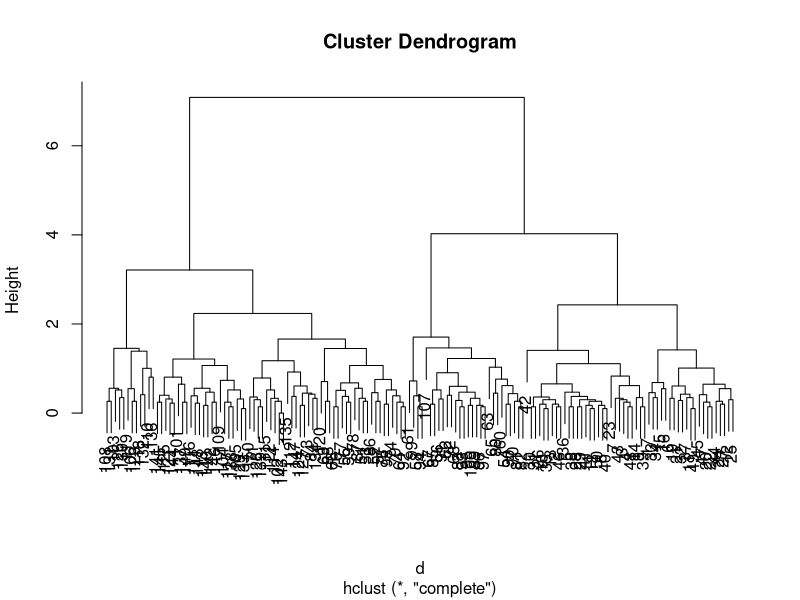
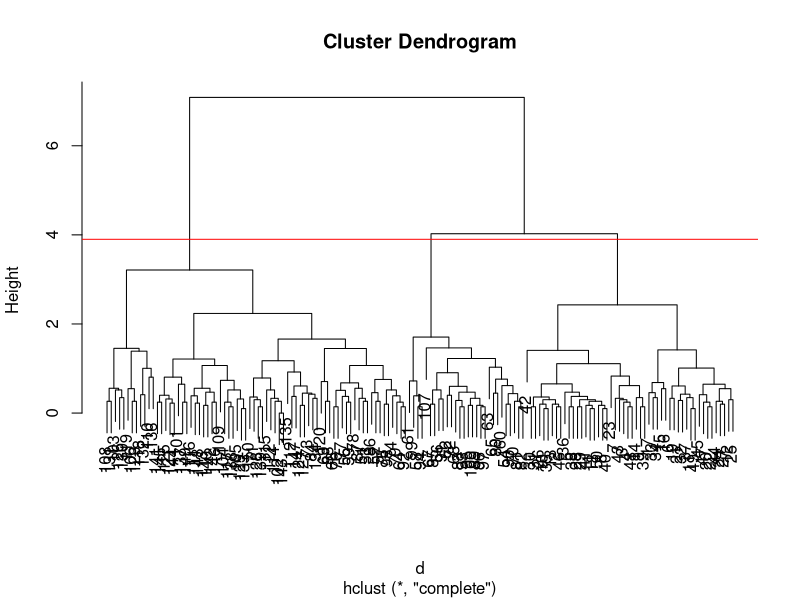
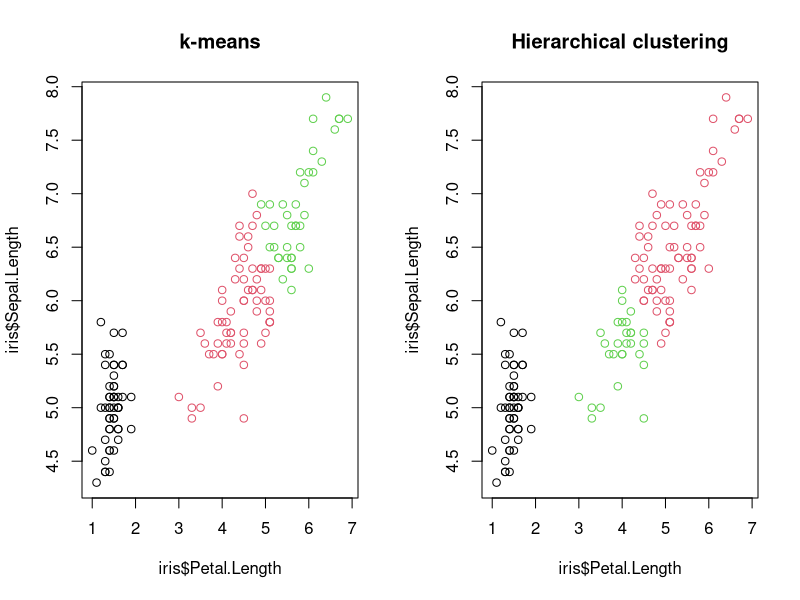
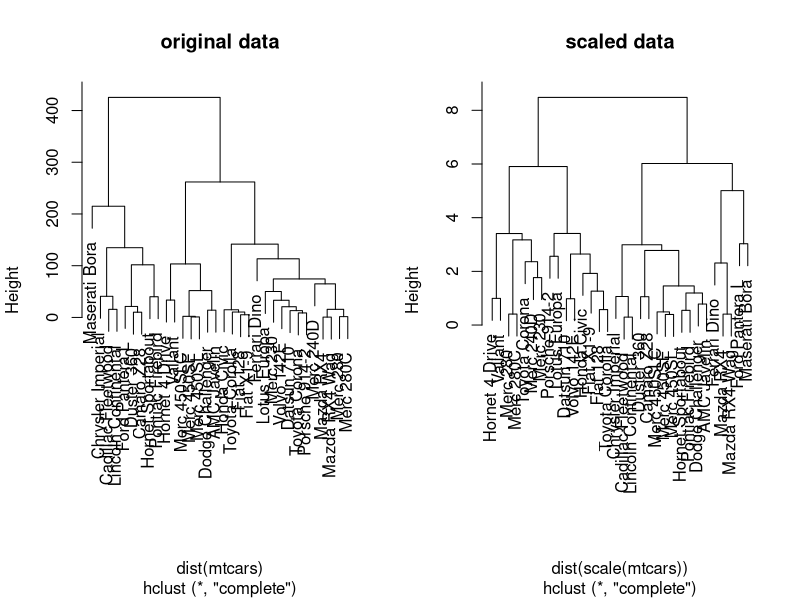

The R source for these figures, in order:
# Databricks notebook source
# MAGIC %md
# MAGIC # Introduction to hierarchical clustering

# COMMAND ----------

# MAGIC %md
# MAGIC Typically used when the number of clusters in not known a head of time
# MAGIC Two approaches. bottum up and top down. we will focus on bottum up process
# MAGIC - assign each point to its own cluster
# MAGIC - joing the two closesest custers/points into a new cluster
# MAGIC - keep going until there is one cluster
# MAGIC - they way you calculate the distance between clusters is a paramater and will be covered later
# MAGIC we have to first calculate the euclidean distance between all points (makes a big matriz) using the dist() function
# MAGIC - this is passed into the hclust() function

# COMMAND ----------

data(iris)

# COMMAND ----------

d <- dist(iris[, 1:4])
hcl <- hclust(d)
hcl

# COMMAND ----------

?dist

# COMMAND ----------

?hclust


# COMMAND ----------

plot(hcl)

# COMMAND ----------

# MAGIC %md
# MAGIC  ## Defining clusters
# MAGIC After producing the hierarchical clustering result, we need to cut the tree (dendrogram) at a specific height to defined the clusters. For example, on our test dataset above, we could decide to cut it at a distance around 1.5, with would produce 2 clusters.

# COMMAND ----------

# MAGIC %md
# MAGIC In R we can us the cutree function to
# MAGIC 
# MAGIC - cut the tree at a specific height: cutree(hcl, h = 1.5)
# MAGIC - cut the tree to get a certain number of clusters: cutree(hcl, k = 2)
# MAGIC 
# MAGIC Example
# MAGIC 
# MAGIC - Cut the iris hierarchical clustering result at a height to obtain 3 clusters by setting h.
# MAGIC - Cut the iris hierarchical clustering result at a height to obtain 3 clusters by setting directly k, and verify that both provide the same results.

# COMMAND ----------

plot(hcl)
abline(h = 3.9, col = "red")

# COMMAND ----------

cutree(hcl, k = 3)


# COMMAND ----------

cutree(hcl, h = 3.9)

# COMMAND ----------

identical(cutree(hcl, k = 3), cutree(hcl, h = 3.9))


# COMMAND ----------

# MAGIC %md
# MAGIC 
# MAGIC ### Challenge
# MAGIC 
# MAGIC Using the same value k = 3, verify if k-means and hierarchical clustering produce the same results on the iris data.
# MAGIC 
# MAGIC Which one, if any, is correct?

# COMMAND ----------

km <- kmeans(iris[, 1:4], centers = 3, nstart = 10)
hcl <- hclust(dist(iris[, 1:4]))
table(km$cluster, cutree(hcl, k = 3))

# COMMAND ----------

par(mfrow = c(1, 2))
plot(iris$Petal.Length, iris$Sepal.Length, col = km$cluster, main = "k-means")
plot(iris$Petal.Length, iris$Sepal.Length, col = cutree(hcl, k = 3), main = "Hierarchical clustering")

# COMMAND ----------

## Checking with the labels provided with the iris data
table(iris$Species, km$cluster)

# COMMAND ----------

table(iris$Species, cutree(hcl, k = 3))


# COMMAND ----------

# MAGIC %md
# MAGIC ### Pre-processing
# MAGIC Many of the machine learning methods that are regularly used are sensitive to difference scales. This applies to unsupervised methods as well as supervised methods, as we will see in the notebook.
# MAGIC 
# MAGIC A typical way to pre-process the data prior to learning is to scale the data, or apply principal component analysis (next notebook). Scaling assures that all data columns have a mean of 0 and standard deviation of 1.
# MAGIC 
# MAGIC In R, scaling is done with the scale function.
# MAGIC 
# MAGIC Challenge
# MAGIC 
# MAGIC Using the mtcars data as an example, verify that the variables are of different scales, then scale the data. To observe the effect different scales, compare the hierarchical clusters obtained on the original and scaled data.

# COMMAND ----------

##
colMeans(mtcars)
##        mpg        cyl       disp         hp       drat         wt       qsec 
##  20.090625   6.187500 230.721875 146.687500   3.596563   3.217250  17.848750 
##         vs         am       gear       carb 
##   0.437500   0.406250   3.687500   2.812500

hcl1 <- hclust(dist(mtcars))
hcl2 <- hclust(dist(scale(mtcars)))
par(mfrow = c(1, 2))
plot(hcl1, main = "original data")
plot(hcl2, main = "scaled data")

# COMMAND ----------

# MAGIC %md
# MAGIC ### Additional info
# MAGIC 
# MAGIC Clustering linkage and practical matters
# MAGIC 4 methods to measure distance between clusters
# MAGIC complete: pairwise similarty between all observations in cluster 1 and 2, uses largest of similarities
# MAGIC single: same as above but uses the smallest of similarities
# MAGIC average: same as above but uses average of similarities
# MAGIC centroid: finds centroid of cluster 1 and 2, uses similarity between tow centroids
# MAGIC rule of thumb
# MAGIC complete and average produce more balanced treess and are more commonly used
# MAGIC single fuses observations in one at a time and produces more unblanced trees
# MAGIC centroid can create inversion where clusters are put below single values. its not used often
# MAGIC practical matters
# MAGIC data needs to be scaled so that features have the same mean and standard deviation
# MAGIC normalized features have a mean of zero and a sd of one
# MAGIC – Linkage methods
# MAGIC # Cluster using complete linkage: hclust.complete
# MAGIC hclust.complete <- hclust(dist(x), method = "complete")
# MAGIC 
# MAGIC # Cluster using average linkage: hclust.average
# MAGIC hclust.average <- hclust(dist(x), method = "average")
# MAGIC 
# MAGIC # Cluster using single linkage: hclust.single
# MAGIC hclust.single <- hclust(dist(x), method = "single")
# MAGIC 
# MAGIC # Plot dendrogram of hclust.complete
# MAGIC plot(hclust.complete, main = "Complete")

# COMMAND ----------

# MAGIC %md
# MAGIC Similar to k-means , we measure the (dis)similarity of observations using distance measures (e.g., Euclidean distance, Manhattan distance, etc.); the Euclidean distance is most commonly the default. However, a fundamental question in hierarchical clustering is: How do we measure the dissimilarity between two clusters of observations? A number of different cluster agglomeration methods (i.e., linkage methods) have been developed to answer this question. The most common methods are:
# MAGIC 
# MAGIC - Maximum or complete linkage clustering: Computes all pairwise dissimilarities between the elements in cluster 1 and the elements in cluster 2, and considers the largest value of these dissimilarities as the distance between the two clusters. It tends to produce more compact clusters.
# MAGIC - Minimum or single linkage clustering: Computes all pairwise dissimilarities between the elements in cluster 1 and the elements in cluster 2, and considers the smallest of these dissimilarities as a linkage criterion. It tends to produce long, “loose” clusters.
# MAGIC - Mean or average linkage clustering: Computes all pairwise dissimilarities between the elements in cluster 1 and the elements in cluster 2, and considers the average of these dissimilarities as the distance between the two clusters. Can vary in the compactness of the clusters it creates.
# MAGIC - Centroid linkage clustering: Computes the dissimilarity between the centroid for cluster 1 (a mean vector of length  
# MAGIC p
# MAGIC  , one element for each variable) and the centroid for cluster 2.
# MAGIC - Ward’s minimum variance method: Minimizes the total within-cluster variance. At each step the pair of clusters with the smallest between-cluster distance are merged. Tends to produce more compact clusters.
